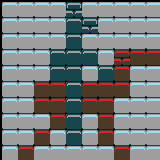

This is a level from a 2D game, rendered from its Tiled map with the project's own tilesets. A one-line summary and the complete map file follow:
An orthogonal 10x10 tile map with 16x16 px tiles, 2 tile layers (Tile Layer 1, Tile Layer 2).

<map version="1.0" orientation="orthogonal" renderorder="right-down" width="10" height="10" tilewidth="16" tileheight="16" nextobjectid="1">
 <tileset firstgid="1" name="simples_pimples" tilewidth="16" tileheight="16" tilecount="4000">
  <tileoffset x="2" y="2" />
  <image source="simples_pimples.png" width="800" height="1280" />
 </tileset>
 <layer name="Tile Layer 1" width="10" height="10">
  <data encoding="csv">
0,0,0,0,0,0,0,0,0,0,
0,0,0,0,0,0,0,0,0,0,
0,0,0,0,0,0,0,0,0,0,
0,0,0,0,0,0,0,0,0,0,
0,0,0,0,0,0,0,0,0,0,
0,0,0,0,0,0,0,0,0,0,
0,0,0,0,0,0,0,0,0,0,
0,0,0,0,0,0,0,0,0,0,
0,0,0,0,0,0,0,0,0,0,
0,0,0,0,0,0,0,0,0,0
</data>
 </layer>
 <layer name="Tile Layer 2" width="10" height="10">
  <data encoding="csv">
1151,1151,1151,1151,1202,1151,1151,1151,1151,1151,
1151,1151,1151,1151,1152,1202,1151,1151,1151,1151,
1151,1151,1151,1151,1152,1151,1151,1151,1151,1151,
1151,1151,1151,1152,1152,1152,1151,1206,1156,1156,
1151,1151,1151,1152,1152,1151,1152,1156,1151,1151,
1151,1151,1156,1156,1152,1156,1156,1156,1151,1151,
1151,1151,1156,1156,1152,1156,1156,1151,1151,1151,
1151,1151,1151,1156,1152,1151,1156,1151,1151,1151,
1151,1151,1156,1151,1152,1151,1156,1151,1151,1151,
1151,1156,1151,1151,1151,1151,1151,1156,1151,1151
</data>
 </layer>
</map>